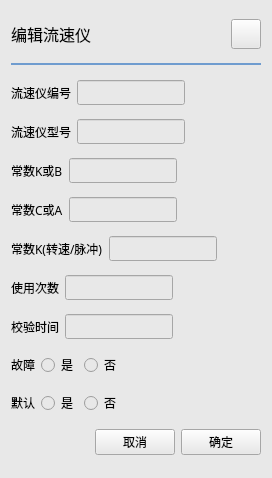
<?xml version="1.0" encoding="UTF-8"?>
<ui version="4.0">
 <class>FlowMeterWidget</class>
 <widget class="QWidget" name="FlowMeterWidget">
  <property name="geometry">
   <rect>
    <x>0</x>
    <y>0</y>
    <width>272</width>
    <height>478</height>
   </rect>
  </property>
  <property name="font">
   <font>
    <family>微软雅黑</family>
   </font>
  </property>
  <property name="windowTitle">
   <string>Form</string>
  </property>
  <property name="styleSheet">
   <string notr="true">background:rgb(232, 232, 232);</string>
  </property>
  <layout class="QVBoxLayout" name="verticalLayout">
   <item>
    <layout class="QHBoxLayout" name="horizontalLayout_10">
     <item>
      <widget class="QLabel" name="label">
       <property name="font">
        <font>
         <family>黑体</family>
         <pointsize>12</pointsize>
        </font>
       </property>
       <property name="text">
        <string>编辑流速仪</string>
       </property>
      </widget>
     </item>
     <item>
      <spacer name="horizontalSpacer_18">
       <property name="orientation">
        <enum>Qt::Horizontal</enum>
       </property>
       <property name="sizeHint" stdset="0">
        <size>
         <width>40</width>
         <height>20</height>
        </size>
       </property>
      </spacer>
     </item>
     <item>
      <widget class="QPushButton" name="closeBtn">
       <property name="sizePolicy">
        <sizepolicy hsizetype="Fixed" vsizetype="Fixed">
         <horstretch>0</horstretch>
         <verstretch>0</verstretch>
        </sizepolicy>
       </property>
       <property name="minimumSize">
        <size>
         <width>30</width>
         <height>30</height>
        </size>
       </property>
       <property name="maximumSize">
        <size>
         <width>30</width>
         <height>30</height>
        </size>
       </property>
       <property name="text">
        <string/>
       </property>
      </widget>
     </item>
    </layout>
   </item>
   <item>
    <widget class="Line" name="line">
     <property name="styleSheet">
      <string notr="true">color:rgb(111, 156, 207);</string>
     </property>
     <property name="frameShadow">
      <enum>QFrame::Plain</enum>
     </property>
     <property name="lineWidth">
      <number>2</number>
     </property>
     <property name="orientation">
      <enum>Qt::Horizontal</enum>
     </property>
    </widget>
   </item>
   <item>
    <layout class="QHBoxLayout" name="horizontalLayout">
     <item>
      <widget class="QLabel" name="label_2">
       <property name="font">
        <font>
         <family>微软雅黑</family>
        </font>
       </property>
       <property name="text">
        <string>流速仪编号</string>
       </property>
      </widget>
     </item>
     <item>
      <widget class="QLineEdit" name="numberEdit"/>
     </item>
     <item>
      <spacer name="horizontalSpacer_2">
       <property name="orientation">
        <enum>Qt::Horizontal</enum>
       </property>
       <property name="sizeHint" stdset="0">
        <size>
         <width>40</width>
         <height>20</height>
        </size>
       </property>
      </spacer>
     </item>
    </layout>
   </item>
   <item>
    <layout class="QHBoxLayout" name="horizontalLayout_2">
     <item>
      <widget class="QLabel" name="label_3">
       <property name="font">
        <font>
         <family>微软雅黑</family>
        </font>
       </property>
       <property name="text">
        <string>流速仪型号</string>
       </property>
      </widget>
     </item>
     <item>
      <widget class="QLineEdit" name="modelEdit"/>
     </item>
     <item>
      <spacer name="horizontalSpacer_4">
       <property name="orientation">
        <enum>Qt::Horizontal</enum>
       </property>
       <property name="sizeHint" stdset="0">
        <size>
         <width>40</width>
         <height>20</height>
        </size>
       </property>
      </spacer>
     </item>
    </layout>
   </item>
   <item>
    <layout class="QHBoxLayout" name="horizontalLayout_3">
     <item>
      <widget class="QLabel" name="label_4">
       <property name="font">
        <font>
         <family>微软雅黑</family>
        </font>
       </property>
       <property name="text">
        <string>常数K或B</string>
       </property>
      </widget>
     </item>
     <item>
      <widget class="QLineEdit" name="kEdit"/>
     </item>
     <item>
      <spacer name="horizontalSpacer_6">
       <property name="orientation">
        <enum>Qt::Horizontal</enum>
       </property>
       <property name="sizeHint" stdset="0">
        <size>
         <width>40</width>
         <height>20</height>
        </size>
       </property>
      </spacer>
     </item>
    </layout>
   </item>
   <item>
    <layout class="QHBoxLayout" name="horizontalLayout_4">
     <item>
      <widget class="QLabel" name="label_5">
       <property name="font">
        <font>
         <family>微软雅黑</family>
        </font>
       </property>
       <property name="text">
        <string>常数C或A</string>
       </property>
      </widget>
     </item>
     <item>
      <widget class="QLineEdit" name="cEdit"/>
     </item>
     <item>
      <spacer name="horizontalSpacer_8">
       <property name="orientation">
        <enum>Qt::Horizontal</enum>
       </property>
       <property name="sizeHint" stdset="0">
        <size>
         <width>40</width>
         <height>20</height>
        </size>
       </property>
      </spacer>
     </item>
    </layout>
   </item>
   <item>
    <layout class="QHBoxLayout" name="horizontalLayout_5">
     <item>
      <widget class="QLabel" name="label_6">
       <property name="font">
        <font>
         <family>微软雅黑</family>
        </font>
       </property>
       <property name="text">
        <string>常数K(转速/脉冲)</string>
       </property>
      </widget>
     </item>
     <item>
      <widget class="QLineEdit" name="nEdit"/>
     </item>
     <item>
      <spacer name="horizontalSpacer_10">
       <property name="orientation">
        <enum>Qt::Horizontal</enum>
       </property>
       <property name="sizeHint" stdset="0">
        <size>
         <width>40</width>
         <height>20</height>
        </size>
       </property>
      </spacer>
     </item>
    </layout>
   </item>
   <item>
    <layout class="QHBoxLayout" name="horizontalLayout_11">
     <item>
      <widget class="QLabel" name="label_10">
       <property name="font">
        <font>
         <family>微软雅黑</family>
        </font>
       </property>
       <property name="text">
        <string>使用次数</string>
       </property>
      </widget>
     </item>
     <item>
      <widget class="QLineEdit" name="timesEdit"/>
     </item>
     <item>
      <spacer name="horizontalSpacer_9">
       <property name="orientation">
        <enum>Qt::Horizontal</enum>
       </property>
       <property name="sizeHint" stdset="0">
        <size>
         <width>40</width>
         <height>20</height>
        </size>
       </property>
      </spacer>
     </item>
    </layout>
   </item>
   <item>
    <layout class="QHBoxLayout" name="horizontalLayout_6">
     <item>
      <widget class="QLabel" name="label_7">
       <property name="font">
        <font>
         <family>微软雅黑</family>
        </font>
       </property>
       <property name="text">
        <string>校验时间</string>
       </property>
      </widget>
     </item>
     <item>
      <widget class="QLineEdit" name="timeEdit"/>
     </item>
     <item>
      <spacer name="horizontalSpacer_12">
       <property name="orientation">
        <enum>Qt::Horizontal</enum>
       </property>
       <property name="sizeHint" stdset="0">
        <size>
         <width>40</width>
         <height>20</height>
        </size>
       </property>
      </spacer>
     </item>
    </layout>
   </item>
   <item>
    <layout class="QHBoxLayout" name="horizontalLayout_7">
     <item>
      <widget class="QLabel" name="label_8">
       <property name="font">
        <font>
         <family>微软雅黑</family>
        </font>
       </property>
       <property name="text">
        <string>故障</string>
       </property>
      </widget>
     </item>
     <item>
      <widget class="QRadioButton" name="errorYesBtn">
       <property name="minimumSize">
        <size>
         <width>0</width>
         <height>0</height>
        </size>
       </property>
       <property name="font">
        <font>
         <family>微软雅黑</family>
        </font>
       </property>
       <property name="text">
        <string>是</string>
       </property>
      </widget>
     </item>
     <item>
      <widget class="QRadioButton" name="errorNoBtn">
       <property name="font">
        <font>
         <family>微软雅黑</family>
        </font>
       </property>
       <property name="text">
        <string>否</string>
       </property>
      </widget>
     </item>
     <item>
      <spacer name="horizontalSpacer_14">
       <property name="orientation">
        <enum>Qt::Horizontal</enum>
       </property>
       <property name="sizeHint" stdset="0">
        <size>
         <width>40</width>
         <height>20</height>
        </size>
       </property>
      </spacer>
     </item>
    </layout>
   </item>
   <item>
    <layout class="QHBoxLayout" name="horizontalLayout_8">
     <item>
      <widget class="QLabel" name="label_9">
       <property name="font">
        <font>
         <family>微软雅黑</family>
        </font>
       </property>
       <property name="text">
        <string>默认</string>
       </property>
      </widget>
     </item>
     <item>
      <widget class="QRadioButton" name="defaultYesBtn">
       <property name="minimumSize">
        <size>
         <width>0</width>
         <height>0</height>
        </size>
       </property>
       <property name="font">
        <font>
         <family>微软雅黑</family>
        </font>
       </property>
       <property name="text">
        <string>是</string>
       </property>
      </widget>
     </item>
     <item>
      <widget class="QRadioButton" name="defaultNoBtn">
       <property name="font">
        <font>
         <family>微软雅黑</family>
        </font>
       </property>
       <property name="text">
        <string>否</string>
       </property>
      </widget>
     </item>
     <item>
      <spacer name="horizontalSpacer_17">
       <property name="orientation">
        <enum>Qt::Horizontal</enum>
       </property>
       <property name="sizeHint" stdset="0">
        <size>
         <width>40</width>
         <height>20</height>
        </size>
       </property>
      </spacer>
     </item>
    </layout>
   </item>
   <item>
    <layout class="QHBoxLayout" name="horizontalLayout_9">
     <item>
      <spacer name="horizontalSpacer_13">
       <property name="orientation">
        <enum>Qt::Horizontal</enum>
       </property>
       <property name="sizeHint" stdset="0">
        <size>
         <width>40</width>
         <height>20</height>
        </size>
       </property>
      </spacer>
     </item>
     <item>
      <widget class="QPushButton" name="cancelBtn">
       <property name="font">
        <font>
         <family>微软雅黑</family>
        </font>
       </property>
       <property name="text">
        <string>取消</string>
       </property>
      </widget>
     </item>
     <item>
      <widget class="QPushButton" name="okBtn">
       <property name="font">
        <font>
         <family>微软雅黑</family>
         <weight>50</weight>
         <bold>false</bold>
        </font>
       </property>
       <property name="text">
        <string>确定</string>
       </property>
      </widget>
     </item>
    </layout>
   </item>
  </layout>
 </widget>
 <resources/>
 <connections/>
</ui>
